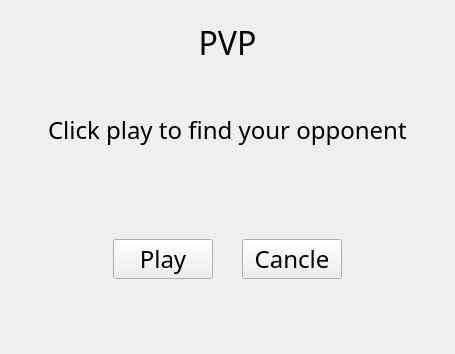
<?xml version="1.0" encoding="UTF-8"?>
<ui version="4.0">
 <class>MainWindow</class>
 <widget class="QWidget" name="MainWindow">
  <property name="geometry">
   <rect>
    <x>0</x>
    <y>0</y>
    <width>455</width>
    <height>354</height>
   </rect>
  </property>
  <property name="windowTitle">
   <string>MainWindow</string>
  </property>
  <property name="styleSheet">
   <string notr="true">border-image: url(chess_background.jpg) 0 0 0 0 stretch stretch;</string>
  </property>
  <layout class="QVBoxLayout" name="verticalLayout">
   <item>
    <widget class="QWidget" name="widget" native="true">
     <layout class="QGridLayout" name="gridLayout" rowstretch="1,2,3">
      <property name="leftMargin">
       <number>0</number>
      </property>
      <property name="topMargin">
       <number>0</number>
      </property>
      <property name="rightMargin">
       <number>0</number>
      </property>
      <item row="2" column="1">
       <widget class="QWidget" name="widget_12" native="true">
        <layout class="QHBoxLayout" name="horizontalLayout_10">
         <property name="rightMargin">
          <number>100</number>
         </property>
         <item>
          <widget class="QPushButton" name="cancelButton">
           <property name="maximumSize">
            <size>
             <width>100</width>
             <height>40</height>
            </size>
           </property>
           <property name="font">
            <font>
             <family>Poor Richard</family>
             <pointsize>18</pointsize>
            </font>
           </property>
           <property name="text">
            <string>Cancle</string>
           </property>
          </widget>
         </item>
        </layout>
       </widget>
      </item>
      <item row="2" column="0">
       <widget class="QWidget" name="widget_11" native="true">
        <layout class="QHBoxLayout" name="horizontalLayout_9">
         <property name="leftMargin">
          <number>100</number>
         </property>
         <item>
          <widget class="QPushButton" name="playButton">
           <property name="maximumSize">
            <size>
             <width>100</width>
             <height>40</height>
            </size>
           </property>
           <property name="font">
            <font>
             <family>Poor Richard</family>
             <pointsize>18</pointsize>
            </font>
           </property>
           <property name="text">
            <string>Play</string>
           </property>
          </widget>
         </item>
        </layout>
       </widget>
      </item>
      <item row="0" column="0" colspan="2">
       <widget class="QWidget" name="widget_2" native="true">
        <layout class="QHBoxLayout" name="horizontalLayout">
         <item>
          <widget class="QLabel" name="PVPlabel">
           <property name="font">
            <font>
             <family>Poor Richard</family>
             <pointsize>24</pointsize>
            </font>
           </property>
           <property name="text">
            <string>PVP</string>
           </property>
           <property name="alignment">
            <set>Qt::AlignHCenter|Qt::AlignTop</set>
           </property>
          </widget>
         </item>
        </layout>
       </widget>
      </item>
      <item row="1" column="0" colspan="2">
       <widget class="QWidget" name="widget_10" native="true">
        <layout class="QHBoxLayout" name="horizontalLayout_11">
         <item alignment="Qt::AlignHCenter">
          <widget class="QLabel" name="status">
           <property name="font">
            <font>
             <family>Poor Richard</family>
             <pointsize>18</pointsize>
            </font>
           </property>
           <property name="text">
            <string>Click play to find your opponent</string>
           </property>
          </widget>
         </item>
        </layout>
       </widget>
      </item>
     </layout>
    </widget>
   </item>
  </layout>
 </widget>
 <resources/>
 <connections/>
</ui>
